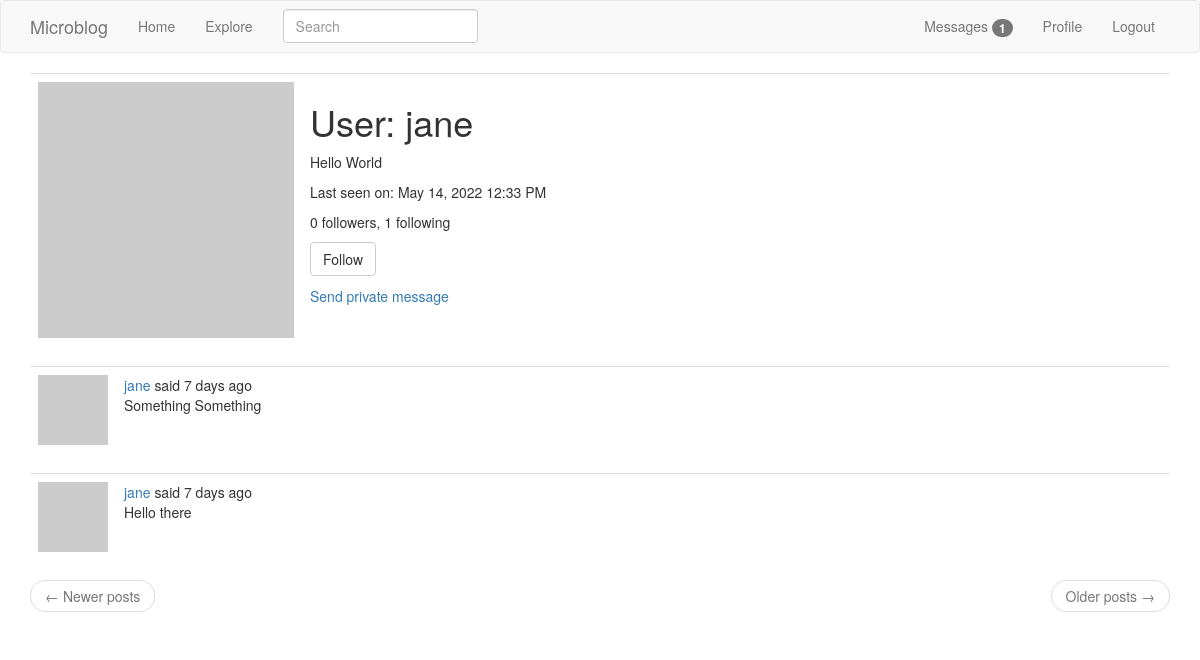
/user/jane (signed in), run on the app's committed database.
### app/models.py (models this page shows, shortened)
class User(UserMixin, db.Model):
    id = db.Column(db.Integer, primary_key=True)
    username = db.Column(db.String(64), index=True, unique=True)
    email = db.Column(db.String(120), index=True, unique=True)
    password_hash = db.Column(db.String(128))
    posts = db.relationship('Post', backref='author', lazy='dynamic')
    about_me = db.Column(db.String(140))
    last_seen = db.Column(db.DateTime, default=datetime.utcnow)
    followed = db.relationship(
        'User', secondary=followers,
        primaryjoin=(followers.c.follower_id == id),
        secondaryjoin=(followers.c.followed_id == id),
        backref=db.backref('followers', lazy='dynamic'), lazy='dynamic')
    messages_sent = db.relationship('Message',
                                    foreign_keys='Message.sender_id',
                                    backref='author', lazy='dynamic')
    messages_received = db.relationship('Message',
                                        foreign_keys='Message.recipient_id',
                                        backref='recipient', lazy='dynamic')
    last_message_read_time = db.Column(db.DateTime)
    notifications = db.relationship('Notification', backref='user',
                                    lazy='dynamic')
    tasks = db.relationship('Task', backref='user', lazy='dynamic')
    def avatar(self, size):
        digest = md5(self.email.lower().encode('utf-8')).hexdigest()
        return 'https://www.gravatar.com/avatar/{}?d=identicon&s={}'.format(
            digest, size)
    def is_following(self, user):
        return self.followed.filter(
            followers.c.followed_id == user.id).count() > 0
    def new_messages(self):
        last_read_time = self.last_message_read_time or datetime(1900, 1, 1)
        return Message.query.filter_by(recipient=self).filter(
            Message.timestamp > last_read_time).count()
    def get_tasks_in_progress(self):
        return Task.query.filter_by(user=self, complete=False).all()

class SearchableMixin(object):
    @classmethod
    def before_commit(cls, session):
        session._changes = {
            'add': list(session.new),
            'update': list(session.dirty),
            'delete': list(session.deleted)
        }
    @classmethod
    def after_commit(cls, session):
        for obj in session._changes['add']:
            if isinstance(obj, SearchableMixin):
                add_to_index(obj.__tablename__, obj)
        for obj in session._changes['update']:
            if isinstance(obj, SearchableMixin):
                add_to_index(obj.__tablename__, obj)
        for obj in session._changes['delete']:
            if isinstance(obj, SearchableMixin):
                remove(obj.__tablename__, obj)

class Post(SearchableMixin, db.Model):
    __searchable__ = ['body']
    id = db.Column(db.Integer, primary_key=True)
    body = db.Column(db.String(140))
    timestamp = db.Column(db.DateTime, index=True, default=datetime.utcnow)
    user_id = db.Column(db.Integer, db.ForeignKey('user.id'))
    language = db.Column(db.String(5))

### app/main/routes.py (the view)
@bp.route('/user/<username>')
@login_required
def user(username):
    user = User.query.filter_by(username=username).first_or_404()
    page = request.args.get('page', 1, type=int)
    posts = user.posts.order_by(Post.timestamp.desc()).paginate(
        page, current_app.config['POSTS_PER_PAGE'], False)
    next_url = url_for('main.user', username=user.username,
                       page=posts.next_num) if posts.has_next else None
    prev_url = url_for('main.user', username=user.username,
                       page=posts.prev_num) if posts.has_prev else None
    form = EmptyForm()
    return render_template('user.html', user=user, posts=posts.items,
                           next_url=next_url, prev_url=prev_url, form=form)

### app/main/forms.py
class SearchForm(FlaskForm):
    q = StringField(_l('Search'), validators=[DataRequired()])
    def __init__(self, *args, **kwargs):
        if 'formdata' not in kwargs:
            kwargs['formdata'] = request.args
        if 'meta' not in kwargs:
            kwargs['meta'] = {'csrf': False}
        super().__init__(*args, **kwargs)

class EmptyForm(FlaskForm):
    submit = SubmitField('Submit')

### app/main/routes.py (called while the page is built)
@bp.before_app_request
def before_request():
    if current_user.is_authenticated:
        current_user.last_seen = datetime.utcnow()
        db.session.commit()
        g.search_form = SearchForm()
    g.locale = str(get_locale())

### app/models.py (called while the page is built)
@login.user_loader
def load_user(id):
    return User.query.get(int(id))

### app/templates/user.html (shortened to what this page needs)
{% extends "base.html" %}
{% block app_content %}
    <table class="table table-hover">
        <tr>
            <td width="256px">
                <img src="{{ user.avatar(256) }}"
                     alt="{{ user.username }}'s avatar"
                     height="256"
                     width="256"/>
            </td>
            <td>
                <h1>{{ _('User') }}: {{ user.username }}</h1>
                {% if user.about_me %}
                    <p>
                        {{ user.about_me }}
                    </p>
                {% endif %}
                {% if user.last_seen %}
                    <p>
                        {{ _('Last seen on') }}: {{ moment(user.last_seen).format('LLL') }}
                    </p>
                {% endif %}
                <p>
                    {{ _('%(count)d followers', count=user.followers.count()) }}, {{ _('%(count)d following', count=user.followed.count()) }}
                </p>
                {% if user == current_user %}
                    <p>
                        <a href="{{ url_for('main.edit_profile') }}">{{ _('Edit your profile') }}</a>
                    </p>
                    {% if not current_user.get_task_in_progress('export_posts') %}
                    <p>
                        <a href="{{ url_for('main.export_posts') }}">
                            {{ _('Export your posts') }}
                        </a>
                    </p>
                    {% endif %}
                {% elif not current_user.is_following(user) %}
                    <p>
                        <form action="{{ url_for('main.follow', username=user.username) }}"
                              method="post">
                            {{ form.submit(value=_('Follow'), class_='btn btn-default') }}
                        </form>
                    </p>
                {% endif %}
                {% if user != current_user %}
                <p>
                    <a href="{{ url_for('main.send_message',
                                        recipient=user.username) }}">
                        {{ _('Send private message') }}
                    </a>
                </p>
                {% endif %}
            </td>
        </tr>
    </table>
    {% for post in posts %}
        {% include '_post.html' %}
    {% endfor %}
    {% include "_page_nav.html" %}
{% endblock app_content %}

### app/templates/_post.html (shortened to what this page needs)
<table class="table table-hover">
    <tr>
        <td width="70px">
            <a href="{{ url_for('main.user', username=post.author.username) }}">
                <img src="{{ post.author.avatar(70) }}"
                     alt="{{ post.author.username }}'s avatar"
                     height="70"
                     width="70"/>
            </a>
        </td>
        <td>
        {{ _('%(username)s said %(when)s',
        username=user_link, when=moment(post.timestamp).fromNow()) }}
        <br />
        <span id="post{{ post.id }}">{{ post.body }}</span>
    </td>
</tr>
</table>

### data on the page
User: username "jane", about_me "Hello World", last_seen "May 14, 2022 12:33 PM"
Post: body "Something Something"
Post: body "Hello there"

### other printed values
{{ new_messages }} "1"
